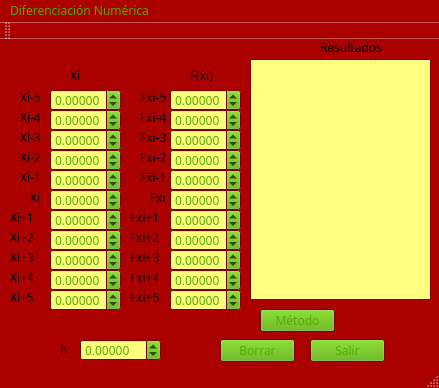
<?xml version="1.0" encoding="UTF-8"?>
<ui version="4.0">
 <class>DifNum</class>
 <widget class="QMainWindow" name="DifNum">
  <property name="geometry">
   <rect>
    <x>0</x>
    <y>0</y>
    <width>439</width>
    <height>388</height>
   </rect>
  </property>
  <property name="palette">
   <palette>
    <active>
     <colorrole role="Button">
      <brush brushstyle="SolidPattern">
       <color alpha="255">
        <red>85</red>
        <green>170</green>
        <blue>0</blue>
       </color>
      </brush>
     </colorrole>
     <colorrole role="Light">
      <brush brushstyle="SolidPattern">
       <color alpha="255">
        <red>255</red>
        <green>255</green>
        <blue>127</blue>
       </color>
      </brush>
     </colorrole>
     <colorrole role="Midlight">
      <brush brushstyle="SolidPattern">
       <color alpha="255">
        <red>199</red>
        <green>199</green>
        <blue>199</blue>
       </color>
      </brush>
     </colorrole>
     <colorrole role="Text">
      <brush brushstyle="SolidPattern">
       <color alpha="255">
        <red>85</red>
        <green>170</green>
        <blue>0</blue>
       </color>
      </brush>
     </colorrole>
     <colorrole role="ButtonText">
      <brush brushstyle="SolidPattern">
       <color alpha="255">
        <red>85</red>
        <green>170</green>
        <blue>0</blue>
       </color>
      </brush>
     </colorrole>
     <colorrole role="Base">
      <brush brushstyle="SolidPattern">
       <color alpha="255">
        <red>255</red>
        <green>255</green>
        <blue>127</blue>
       </color>
      </brush>
     </colorrole>
     <colorrole role="Window">
      <brush brushstyle="SolidPattern">
       <color alpha="255">
        <red>170</red>
        <green>0</green>
        <blue>0</blue>
       </color>
      </brush>
     </colorrole>
    </active>
    <inactive>
     <colorrole role="Button">
      <brush brushstyle="SolidPattern">
       <color alpha="255">
        <red>85</red>
        <green>170</green>
        <blue>0</blue>
       </color>
      </brush>
     </colorrole>
     <colorrole role="Light">
      <brush brushstyle="SolidPattern">
       <color alpha="255">
        <red>255</red>
        <green>255</green>
        <blue>127</blue>
       </color>
      </brush>
     </colorrole>
     <colorrole role="Midlight">
      <brush brushstyle="SolidPattern">
       <color alpha="255">
        <red>199</red>
        <green>199</green>
        <blue>199</blue>
       </color>
      </brush>
     </colorrole>
     <colorrole role="Text">
      <brush brushstyle="SolidPattern">
       <color alpha="255">
        <red>85</red>
        <green>170</green>
        <blue>0</blue>
       </color>
      </brush>
     </colorrole>
     <colorrole role="ButtonText">
      <brush brushstyle="SolidPattern">
       <color alpha="255">
        <red>85</red>
        <green>170</green>
        <blue>0</blue>
       </color>
      </brush>
     </colorrole>
     <colorrole role="Base">
      <brush brushstyle="SolidPattern">
       <color alpha="255">
        <red>255</red>
        <green>255</green>
        <blue>127</blue>
       </color>
      </brush>
     </colorrole>
     <colorrole role="Window">
      <brush brushstyle="SolidPattern">
       <color alpha="255">
        <red>170</red>
        <green>0</green>
        <blue>0</blue>
       </color>
      </brush>
     </colorrole>
    </inactive>
    <disabled>
     <colorrole role="Button">
      <brush brushstyle="SolidPattern">
       <color alpha="255">
        <red>85</red>
        <green>170</green>
        <blue>0</blue>
       </color>
      </brush>
     </colorrole>
     <colorrole role="Light">
      <brush brushstyle="SolidPattern">
       <color alpha="255">
        <red>255</red>
        <green>255</green>
        <blue>127</blue>
       </color>
      </brush>
     </colorrole>
     <colorrole role="Midlight">
      <brush brushstyle="SolidPattern">
       <color alpha="255">
        <red>199</red>
        <green>199</green>
        <blue>199</blue>
       </color>
      </brush>
     </colorrole>
     <colorrole role="Text">
      <brush brushstyle="SolidPattern">
       <color alpha="255">
        <red>120</red>
        <green>120</green>
        <blue>120</blue>
       </color>
      </brush>
     </colorrole>
     <colorrole role="ButtonText">
      <brush brushstyle="SolidPattern">
       <color alpha="255">
        <red>120</red>
        <green>120</green>
        <blue>120</blue>
       </color>
      </brush>
     </colorrole>
     <colorrole role="Base">
      <brush brushstyle="SolidPattern">
       <color alpha="255">
        <red>170</red>
        <green>0</green>
        <blue>0</blue>
       </color>
      </brush>
     </colorrole>
     <colorrole role="Window">
      <brush brushstyle="SolidPattern">
       <color alpha="255">
        <red>170</red>
        <green>0</green>
        <blue>0</blue>
       </color>
      </brush>
     </colorrole>
    </disabled>
   </palette>
  </property>
  <property name="font">
   <font>
    <family>MV Boli</family>
    <pointsize>9</pointsize>
   </font>
  </property>
  <property name="cursor">
   <cursorShape>IBeamCursor</cursorShape>
  </property>
  <property name="windowTitle">
   <string>DifNum</string>
  </property>
  <widget class="QWidget" name="centralWidget">
   <widget class="QDoubleSpinBox" name="X1">
    <property name="geometry">
     <rect>
      <x>50</x>
      <y>70</y>
      <width>71</width>
      <height>22</height>
     </rect>
    </property>
    <property name="cursor">
     <cursorShape>IBeamCursor</cursorShape>
    </property>
    <property name="decimals">
     <number>5</number>
    </property>
    <property name="minimum">
     <double>-99.989999999999995</double>
    </property>
   </widget>
   <widget class="QDoubleSpinBox" name="X2">
    <property name="geometry">
     <rect>
      <x>50</x>
      <y>90</y>
      <width>71</width>
      <height>22</height>
     </rect>
    </property>
    <property name="cursor">
     <cursorShape>IBeamCursor</cursorShape>
    </property>
    <property name="decimals">
     <number>5</number>
    </property>
    <property name="minimum">
     <double>-99.989999999999995</double>
    </property>
   </widget>
   <widget class="QDoubleSpinBox" name="X3">
    <property name="geometry">
     <rect>
      <x>50</x>
      <y>110</y>
      <width>71</width>
      <height>22</height>
     </rect>
    </property>
    <property name="cursor">
     <cursorShape>IBeamCursor</cursorShape>
    </property>
    <property name="decimals">
     <number>5</number>
    </property>
    <property name="minimum">
     <double>-99.989999999999995</double>
    </property>
   </widget>
   <widget class="QDoubleSpinBox" name="X4">
    <property name="geometry">
     <rect>
      <x>50</x>
      <y>130</y>
      <width>71</width>
      <height>22</height>
     </rect>
    </property>
    <property name="cursor">
     <cursorShape>IBeamCursor</cursorShape>
    </property>
    <property name="decimals">
     <number>5</number>
    </property>
    <property name="minimum">
     <double>-99.989999999999995</double>
    </property>
   </widget>
   <widget class="QDoubleSpinBox" name="X5">
    <property name="geometry">
     <rect>
      <x>50</x>
      <y>150</y>
      <width>71</width>
      <height>22</height>
     </rect>
    </property>
    <property name="cursor">
     <cursorShape>IBeamCursor</cursorShape>
    </property>
    <property name="decimals">
     <number>5</number>
    </property>
    <property name="minimum">
     <double>-99.989999999999995</double>
    </property>
   </widget>
   <widget class="QDoubleSpinBox" name="X6">
    <property name="geometry">
     <rect>
      <x>50</x>
      <y>170</y>
      <width>71</width>
      <height>22</height>
     </rect>
    </property>
    <property name="cursor">
     <cursorShape>IBeamCursor</cursorShape>
    </property>
    <property name="decimals">
     <number>5</number>
    </property>
    <property name="minimum">
     <double>-99.989999999999995</double>
    </property>
   </widget>
   <widget class="QDoubleSpinBox" name="X7">
    <property name="geometry">
     <rect>
      <x>50</x>
      <y>190</y>
      <width>71</width>
      <height>22</height>
     </rect>
    </property>
    <property name="cursor">
     <cursorShape>IBeamCursor</cursorShape>
    </property>
    <property name="decimals">
     <number>5</number>
    </property>
    <property name="minimum">
     <double>-99.989999999999995</double>
    </property>
   </widget>
   <widget class="QDoubleSpinBox" name="X8">
    <property name="geometry">
     <rect>
      <x>50</x>
      <y>210</y>
      <width>71</width>
      <height>22</height>
     </rect>
    </property>
    <property name="cursor">
     <cursorShape>IBeamCursor</cursorShape>
    </property>
    <property name="decimals">
     <number>5</number>
    </property>
    <property name="minimum">
     <double>-99.989999999999995</double>
    </property>
   </widget>
   <widget class="QDoubleSpinBox" name="X9">
    <property name="geometry">
     <rect>
      <x>50</x>
      <y>230</y>
      <width>71</width>
      <height>22</height>
     </rect>
    </property>
    <property name="cursor">
     <cursorShape>IBeamCursor</cursorShape>
    </property>
    <property name="decimals">
     <number>5</number>
    </property>
    <property name="minimum">
     <double>-99.989999999999995</double>
    </property>
   </widget>
   <widget class="QDoubleSpinBox" name="F1">
    <property name="geometry">
     <rect>
      <x>170</x>
      <y>70</y>
      <width>71</width>
      <height>22</height>
     </rect>
    </property>
    <property name="cursor">
     <cursorShape>IBeamCursor</cursorShape>
    </property>
    <property name="decimals">
     <number>5</number>
    </property>
    <property name="minimum">
     <double>-99.989999999999995</double>
    </property>
   </widget>
   <widget class="QDoubleSpinBox" name="F2">
    <property name="geometry">
     <rect>
      <x>170</x>
      <y>90</y>
      <width>71</width>
      <height>22</height>
     </rect>
    </property>
    <property name="cursor">
     <cursorShape>IBeamCursor</cursorShape>
    </property>
    <property name="decimals">
     <number>5</number>
    </property>
    <property name="minimum">
     <double>-99.989999999999995</double>
    </property>
   </widget>
   <widget class="QDoubleSpinBox" name="F3">
    <property name="geometry">
     <rect>
      <x>170</x>
      <y>110</y>
      <width>71</width>
      <height>22</height>
     </rect>
    </property>
    <property name="cursor">
     <cursorShape>IBeamCursor</cursorShape>
    </property>
    <property name="decimals">
     <number>5</number>
    </property>
    <property name="minimum">
     <double>-99.989999999999995</double>
    </property>
   </widget>
   <widget class="QDoubleSpinBox" name="F4">
    <property name="geometry">
     <rect>
      <x>170</x>
      <y>130</y>
      <width>71</width>
      <height>22</height>
     </rect>
    </property>
    <property name="cursor">
     <cursorShape>IBeamCursor</cursorShape>
    </property>
    <property name="decimals">
     <number>5</number>
    </property>
    <property name="minimum">
     <double>-99.989999999999995</double>
    </property>
   </widget>
   <widget class="QDoubleSpinBox" name="F5">
    <property name="geometry">
     <rect>
      <x>170</x>
      <y>150</y>
      <width>71</width>
      <height>22</height>
     </rect>
    </property>
    <property name="cursor">
     <cursorShape>IBeamCursor</cursorShape>
    </property>
    <property name="decimals">
     <number>5</number>
    </property>
    <property name="minimum">
     <double>-99.989999999999995</double>
    </property>
   </widget>
   <widget class="QDoubleSpinBox" name="F6">
    <property name="geometry">
     <rect>
      <x>170</x>
      <y>170</y>
      <width>71</width>
      <height>22</height>
     </rect>
    </property>
    <property name="cursor">
     <cursorShape>IBeamCursor</cursorShape>
    </property>
    <property name="decimals">
     <number>5</number>
    </property>
    <property name="minimum">
     <double>-99.989999999999995</double>
    </property>
   </widget>
   <widget class="QDoubleSpinBox" name="F7">
    <property name="geometry">
     <rect>
      <x>170</x>
      <y>190</y>
      <width>71</width>
      <height>22</height>
     </rect>
    </property>
    <property name="cursor">
     <cursorShape>IBeamCursor</cursorShape>
    </property>
    <property name="decimals">
     <number>5</number>
    </property>
    <property name="minimum">
     <double>-99.989999999999995</double>
    </property>
   </widget>
   <widget class="QDoubleSpinBox" name="F8">
    <property name="geometry">
     <rect>
      <x>170</x>
      <y>210</y>
      <width>71</width>
      <height>22</height>
     </rect>
    </property>
    <property name="cursor">
     <cursorShape>IBeamCursor</cursorShape>
    </property>
    <property name="decimals">
     <number>5</number>
    </property>
    <property name="minimum">
     <double>-99.989999999999995</double>
    </property>
   </widget>
   <widget class="QDoubleSpinBox" name="F9">
    <property name="geometry">
     <rect>
      <x>170</x>
      <y>230</y>
      <width>71</width>
      <height>22</height>
     </rect>
    </property>
    <property name="cursor">
     <cursorShape>IBeamCursor</cursorShape>
    </property>
    <property name="decimals">
     <number>5</number>
    </property>
    <property name="minimum">
     <double>-99.989999999999995</double>
    </property>
   </widget>
   <widget class="QDoubleSpinBox" name="h">
    <property name="geometry">
     <rect>
      <x>80</x>
      <y>300</y>
      <width>81</width>
      <height>22</height>
     </rect>
    </property>
    <property name="decimals">
     <number>5</number>
    </property>
    <property name="minimum">
     <double>-99.989999999999995</double>
    </property>
   </widget>
   <widget class="QTextEdit" name="textEdit">
    <property name="geometry">
     <rect>
      <x>250</x>
      <y>20</y>
      <width>181</width>
      <height>241</height>
     </rect>
    </property>
   </widget>
   <widget class="QLabel" name="label">
    <property name="geometry">
     <rect>
      <x>70</x>
      <y>30</y>
      <width>47</width>
      <height>13</height>
     </rect>
    </property>
    <property name="text">
     <string>Xi</string>
    </property>
   </widget>
   <widget class="QLabel" name="label_2">
    <property name="geometry">
     <rect>
      <x>190</x>
      <y>30</y>
      <width>47</width>
      <height>13</height>
     </rect>
    </property>
    <property name="text">
     <string>F(xi)</string>
    </property>
   </widget>
   <widget class="QLabel" name="label_3">
    <property name="geometry">
     <rect>
      <x>60</x>
      <y>300</y>
      <width>41</width>
      <height>21</height>
     </rect>
    </property>
    <property name="text">
     <string>h</string>
    </property>
   </widget>
   <widget class="QLabel" name="label_4">
    <property name="geometry">
     <rect>
      <x>320</x>
      <y>0</y>
      <width>61</width>
      <height>16</height>
     </rect>
    </property>
    <property name="text">
     <string>Resultados</string>
    </property>
   </widget>
   <widget class="QPushButton" name="metodo">
    <property name="geometry">
     <rect>
      <x>260</x>
      <y>270</y>
      <width>75</width>
      <height>23</height>
     </rect>
    </property>
    <property name="text">
     <string>Método</string>
    </property>
   </widget>
   <widget class="QPushButton" name="borrar">
    <property name="geometry">
     <rect>
      <x>220</x>
      <y>300</y>
      <width>75</width>
      <height>23</height>
     </rect>
    </property>
    <property name="text">
     <string>Borrar</string>
    </property>
   </widget>
   <widget class="QPushButton" name="salir">
    <property name="geometry">
     <rect>
      <x>310</x>
      <y>300</y>
      <width>75</width>
      <height>23</height>
     </rect>
    </property>
    <property name="text">
     <string>Salir</string>
    </property>
   </widget>
   <widget class="QLabel" name="label_5">
    <property name="geometry">
     <rect>
      <x>30</x>
      <y>150</y>
      <width>47</width>
      <height>16</height>
     </rect>
    </property>
    <property name="text">
     <string>Xi</string>
    </property>
   </widget>
   <widget class="QLabel" name="label_6">
    <property name="geometry">
     <rect>
      <x>20</x>
      <y>130</y>
      <width>47</width>
      <height>16</height>
     </rect>
    </property>
    <property name="text">
     <string>Xi-1</string>
    </property>
   </widget>
   <widget class="QLabel" name="label_7">
    <property name="geometry">
     <rect>
      <x>20</x>
      <y>110</y>
      <width>47</width>
      <height>16</height>
     </rect>
    </property>
    <property name="text">
     <string>Xi-2</string>
    </property>
   </widget>
   <widget class="QLabel" name="label_8">
    <property name="geometry">
     <rect>
      <x>20</x>
      <y>90</y>
      <width>47</width>
      <height>16</height>
     </rect>
    </property>
    <property name="text">
     <string>Xi-3</string>
    </property>
   </widget>
   <widget class="QLabel" name="label_9">
    <property name="geometry">
     <rect>
      <x>20</x>
      <y>70</y>
      <width>47</width>
      <height>16</height>
     </rect>
    </property>
    <property name="text">
     <string>Xi-4</string>
    </property>
   </widget>
   <widget class="QLabel" name="label_10">
    <property name="geometry">
     <rect>
      <x>10</x>
      <y>170</y>
      <width>47</width>
      <height>16</height>
     </rect>
    </property>
    <property name="text">
     <string>Xi+1</string>
    </property>
   </widget>
   <widget class="QLabel" name="label_11">
    <property name="geometry">
     <rect>
      <x>10</x>
      <y>190</y>
      <width>47</width>
      <height>16</height>
     </rect>
    </property>
    <property name="text">
     <string>Xi+2</string>
    </property>
   </widget>
   <widget class="QLabel" name="label_12">
    <property name="geometry">
     <rect>
      <x>10</x>
      <y>210</y>
      <width>47</width>
      <height>16</height>
     </rect>
    </property>
    <property name="text">
     <string>Xi+3</string>
    </property>
   </widget>
   <widget class="QLabel" name="label_13">
    <property name="geometry">
     <rect>
      <x>10</x>
      <y>230</y>
      <width>47</width>
      <height>16</height>
     </rect>
    </property>
    <property name="text">
     <string>Xi+4</string>
    </property>
   </widget>
   <widget class="QLabel" name="label_14">
    <property name="geometry">
     <rect>
      <x>140</x>
      <y>130</y>
      <width>47</width>
      <height>16</height>
     </rect>
    </property>
    <property name="text">
     <string>Fxi-1</string>
    </property>
   </widget>
   <widget class="QLabel" name="label_15">
    <property name="geometry">
     <rect>
      <x>140</x>
      <y>70</y>
      <width>47</width>
      <height>16</height>
     </rect>
    </property>
    <property name="text">
     <string>Fxi-4</string>
    </property>
   </widget>
   <widget class="QLabel" name="label_16">
    <property name="geometry">
     <rect>
      <x>140</x>
      <y>90</y>
      <width>47</width>
      <height>16</height>
     </rect>
    </property>
    <property name="text">
     <string>Fxi-3</string>
    </property>
   </widget>
   <widget class="QLabel" name="label_17">
    <property name="geometry">
     <rect>
      <x>130</x>
      <y>170</y>
      <width>47</width>
      <height>16</height>
     </rect>
    </property>
    <property name="text">
     <string>Fxi+1</string>
    </property>
   </widget>
   <widget class="QLabel" name="label_18">
    <property name="geometry">
     <rect>
      <x>140</x>
      <y>110</y>
      <width>47</width>
      <height>16</height>
     </rect>
    </property>
    <property name="text">
     <string>Fxi-2</string>
    </property>
   </widget>
   <widget class="QLabel" name="label_19">
    <property name="geometry">
     <rect>
      <x>130</x>
      <y>210</y>
      <width>47</width>
      <height>16</height>
     </rect>
    </property>
    <property name="text">
     <string>Fxi+3</string>
    </property>
   </widget>
   <widget class="QLabel" name="label_20">
    <property name="geometry">
     <rect>
      <x>130</x>
      <y>190</y>
      <width>47</width>
      <height>16</height>
     </rect>
    </property>
    <property name="text">
     <string>Fxi+2</string>
    </property>
   </widget>
   <widget class="QLabel" name="label_21">
    <property name="geometry">
     <rect>
      <x>150</x>
      <y>150</y>
      <width>47</width>
      <height>16</height>
     </rect>
    </property>
    <property name="text">
     <string>Fxi</string>
    </property>
   </widget>
   <widget class="QLabel" name="label_22">
    <property name="geometry">
     <rect>
      <x>130</x>
      <y>230</y>
      <width>47</width>
      <height>16</height>
     </rect>
    </property>
    <property name="text">
     <string>Fxi+4</string>
    </property>
   </widget>
   <widget class="QDoubleSpinBox" name="F10">
    <property name="geometry">
     <rect>
      <x>170</x>
      <y>250</y>
      <width>71</width>
      <height>22</height>
     </rect>
    </property>
    <property name="cursor">
     <cursorShape>IBeamCursor</cursorShape>
    </property>
    <property name="decimals">
     <number>5</number>
    </property>
    <property name="minimum">
     <double>-99.989999999999995</double>
    </property>
   </widget>
   <widget class="QDoubleSpinBox" name="X10">
    <property name="geometry">
     <rect>
      <x>50</x>
      <y>250</y>
      <width>71</width>
      <height>22</height>
     </rect>
    </property>
    <property name="cursor">
     <cursorShape>IBeamCursor</cursorShape>
    </property>
    <property name="decimals">
     <number>5</number>
    </property>
    <property name="minimum">
     <double>-99.989999999999995</double>
    </property>
   </widget>
   <widget class="QLabel" name="label_23">
    <property name="geometry">
     <rect>
      <x>130</x>
      <y>250</y>
      <width>47</width>
      <height>16</height>
     </rect>
    </property>
    <property name="text">
     <string>Fxi+5</string>
    </property>
   </widget>
   <widget class="QLabel" name="label_24">
    <property name="geometry">
     <rect>
      <x>10</x>
      <y>250</y>
      <width>47</width>
      <height>16</height>
     </rect>
    </property>
    <property name="text">
     <string>Xi+5</string>
    </property>
   </widget>
   <widget class="QDoubleSpinBox" name="F1_2">
    <property name="geometry">
     <rect>
      <x>170</x>
      <y>50</y>
      <width>71</width>
      <height>22</height>
     </rect>
    </property>
    <property name="cursor">
     <cursorShape>IBeamCursor</cursorShape>
    </property>
    <property name="decimals">
     <number>5</number>
    </property>
    <property name="minimum">
     <double>-99.989999999999995</double>
    </property>
   </widget>
   <widget class="QDoubleSpinBox" name="X1_2">
    <property name="geometry">
     <rect>
      <x>50</x>
      <y>50</y>
      <width>71</width>
      <height>22</height>
     </rect>
    </property>
    <property name="cursor">
     <cursorShape>IBeamCursor</cursorShape>
    </property>
    <property name="decimals">
     <number>5</number>
    </property>
    <property name="minimum">
     <double>-99.989999999999995</double>
    </property>
   </widget>
   <widget class="QLabel" name="label_25">
    <property name="geometry">
     <rect>
      <x>140</x>
      <y>50</y>
      <width>47</width>
      <height>16</height>
     </rect>
    </property>
    <property name="text">
     <string>Fxi-5</string>
    </property>
   </widget>
   <widget class="QLabel" name="label_26">
    <property name="geometry">
     <rect>
      <x>20</x>
      <y>50</y>
      <width>47</width>
      <height>16</height>
     </rect>
    </property>
    <property name="text">
     <string>Xi-5</string>
    </property>
   </widget>
  </widget>
  <widget class="QMenuBar" name="menuBar">
   <property name="geometry">
    <rect>
     <x>0</x>
     <y>0</y>
     <width>439</width>
     <height>23</height>
    </rect>
   </property>
   <widget class="QMenu" name="menuDiferenciaci_n_Num_rica">
    <property name="title">
     <string>Diferenciación Numérica</string>
    </property>
   </widget>
   <addaction name="menuDiferenciaci_n_Num_rica"/>
  </widget>
  <widget class="QToolBar" name="mainToolBar">
   <attribute name="toolBarArea">
    <enum>TopToolBarArea</enum>
   </attribute>
   <attribute name="toolBarBreak">
    <bool>false</bool>
   </attribute>
  </widget>
  <widget class="QStatusBar" name="statusBar"/>
 </widget>
 <layoutdefault spacing="6" margin="11"/>
 <resources/>
 <connections/>
</ui>
